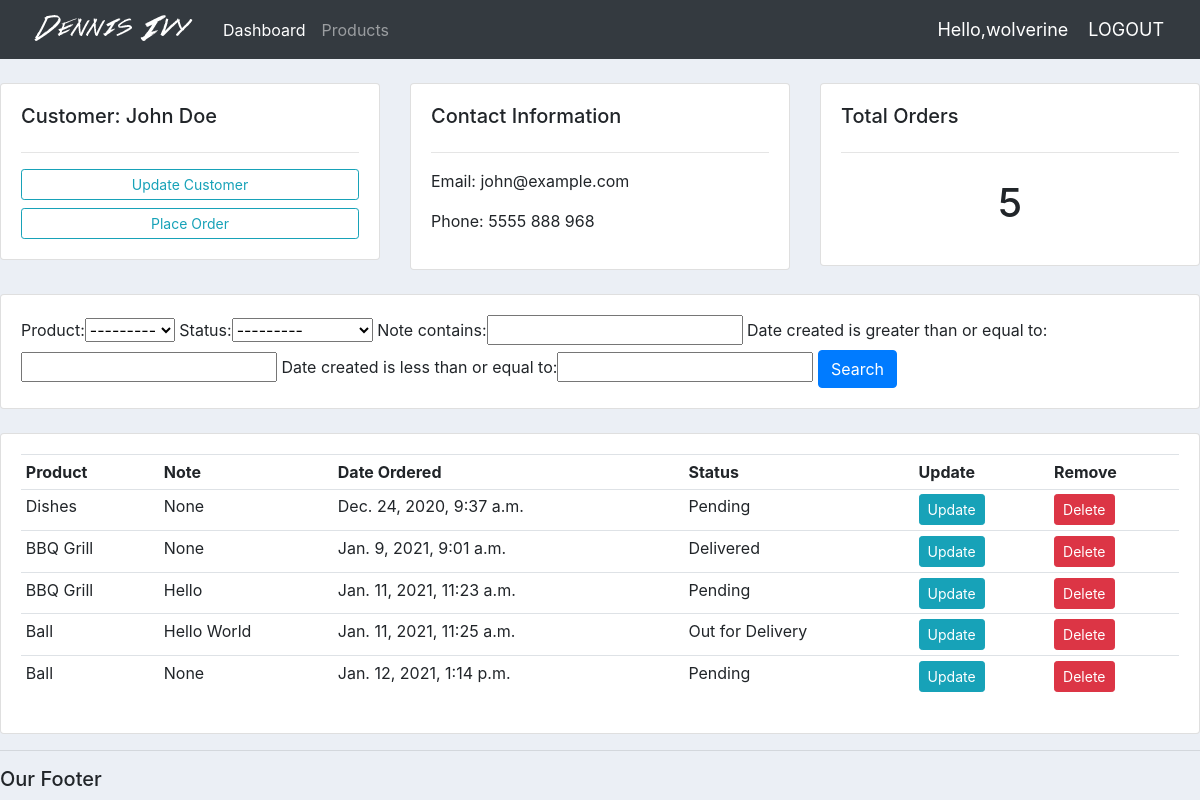
The app's page /customer/1/ (signed in) with its own data.
### accounts/models.py (models this page shows, shortened)
class Customer(models.Model):
    user = models.OneToOneField(User, null=True, blank=True, on_delete=models.CASCADE)
    name = models.CharField(max_length=200, null=True)
    phone = models.CharField(max_length=200, null=True)
    email = models.CharField(max_length=200, null=True)
    profile_pic = models.ImageField(default="profile1.jpg", null=True, blank=True)
    date_created = models.DateTimeField(auto_now_add=True, null=True)

class Order(models.Model):
    STATUS = (
        ('Pending', 'Pending'),
        ('Out for Delivery', 'Out for Delivery'),
        ('Delivered', 'Delivered'),
    )
    customer = models.ForeignKey(Customer, null=True, on_delete=models.SET_NULL)
    product = models.ForeignKey(Product, null=True, on_delete=models.SET_NULL)
    date_created = models.DateTimeField(auto_now_add=True, null=True)
    status = models.CharField(max_length=200, null=True, choices=STATUS)
    note = models.CharField(max_length=200, null=True)

class Product(models.Model):
    CATEGORY =(
        ('Indoor', 'Indoor'),
        ('Out Door', 'Out Door'),
    )
    name = models.CharField(max_length=200, null=True)
    price = models.FloatField(null=True)
    category = models.CharField(max_length=200, null=True, choices = CATEGORY)
    description = models.CharField(max_length=200, null=True, blank=True)
    date_created = models.DateTimeField(auto_now_add=True, null=True)
    tags = models.ManyToManyField(Tag)
    def __str__(self):
        return self.name

### accounts/decorators.py (the view)
        def wrapper_func(request, *args, **kwargs):
            group = None
            if request.user.groups.exists():
                group = request.user.groups.all()[0].name
            if group in allowed_roles:
                return view_func(request, *args, **kwargs)
            else:
                return HttpResponse('You are not authorized to view this page!')

### accounts/views.py (called while the page is built)
@login_required(login_url = 'login')
@allowed_users(allowed_roles=['admin'])
def customer(request, pk_test):
    customer = Customer.objects.get(id=pk_test)
    orders = customer.order_set.all()
    order_count = orders.count()
    myFilter = OrderFilter(request.GET, queryset=orders)
    orders = myFilter.qs
    context = {'customer' :customer, 'orders' :orders, 'order_count' : order_count, 'myFilter': myFilter}
    return render(request,'accounts/customer.html', context)

### accounts/templates/accounts/customer.html
{% extends 'accounts/main.html' %}
{%  block content %}
<br>
<div class="row">
    <div class="col-md">
        <div class="card card-body">
            <h5>Customer: {{customer.name}}</h5>
            <hr>
            <a href="" class="btn btn-outline-info btn-sm btn-block">Update Customer</a>
            <a href="{% url 'create_order' customer.id %}" class="btn btn-outline-info btn-sm btn-block">Place Order</a>
        </div>
    </div>
    <div class="col-md">
        <div class="card card-body">
            <h5>Contact Information</h5>
            <hr>
            <p>Email: {{customer.email}}</p>
            <p>Phone: {{customer.phone}}</p>
        </div>
    </div>
    <div class="col-md">
        <div class="card card-body">
            <h5>Total Orders</h5>
            <hr>
            <h1 style="text-align:center; padding:10px">{{order_count}}</h1>
        </div>
    </div>
</div>
<br>
<div class="row">
    <div class="col">
        <div class="card card-body">
            <form method="get">
                {{myFilter.form}}
                <button class="btn btn-primary" type="submit">Search</button>
            </form>
        </div>
    </div>
</div>
<br>
<div class="row">
    <div class="col-md">
        <div class="card card-body">
            <table class="table table-sm">
                <tr>
                    <th>Product</th>
                    <th>Note</th>
                    <th>Date Ordered</th>
                    <th>Status</th>
                    <th>Update</th>
                    <th>Remove</th>
                </tr>
                {% for order in orders %}
                <tr>
                    <td>{{order.product}}</td>
                    <td>{{order.note}}</td>
                    <td>{{order.date_created}}</td>
                    <td>{{order.status}}</td>
                    <td><a class="btn btn-sm btn-info" href="{% url 'update_order' order.id %}">Update</a></td>
                    <td><a class="btn btn-sm btn-danger" href="{% url 'delete_order' order.id %}">Delete</a></td>
                </tr>
                {% endfor %}
            </table>
        </div>
    </div>
</div>
{% endblock %}

### accounts/templates/accounts/navbar.html (shortened to what this page needs)
{%  load static %}
<nav class="navbar navbar-expand-lg navbar-dark bg-dark">
   <img src="{% static 'images/logo.png' %}">
    <div class="collapse navbar-collapse" id="navbarNav">
      <ul class="navbar-nav">
        {% if request.user.is_staff %}
        <li class="nav-item active">
          <a class="nav-link" href="{% url 'home' %}">Dashboard</a>
        </li>
        <li class="nav-item">
          <a class="nav-link" href="{% url 'products' %}">Products</a>
        </li>
        {% else %}
        <li class="nav-item">
          <a href="{% url 'account' %}" class="nav-link">Settings</a>
        </li>
        {% endif %}
      </ul>
    </div>
    <span class="hello-msg">Hello,{{request.user}}</span>
    <span><a class="hello-msg" href="{% url 'logout' %}">LOGOUT</a></span>
  </nav>

### static/css/main.css (style rules this page uses)
body { background-color: #ebeff5; }

### accounts/templates/accounts/navbar.html (style rules this page uses)
.hello-msg { font-size: 18px; color: #fff; margin-right: 20px; }

### records on screen
Customer: name "John Doe", email "john@example.com", phone "5555 888 968"
Order: product "Dishes", note "None", date_created "Dec. 24, 2020, 9:37 a.m.", status "Pending"
Order: product "BBQ Grill", note "None", date_created "Jan. 9, 2021, 9:01 a.m.", status "Delivered"
Order: product "BBQ Grill", note "Hello", date_created "Jan. 11, 2021, 11:23 a.m.", status "Pending"
Order: product "Ball", note "Hello World", date_created "Jan. 11, 2021, 11:25 a.m.", status "Out for Delivery"
Order: product "Ball", note "None", date_created "Jan. 12, 2021, 1:14 p.m.", status "Pending"

### other values on screen
{{ request.user }} "wolverine"
{{ order_count }} "5"
